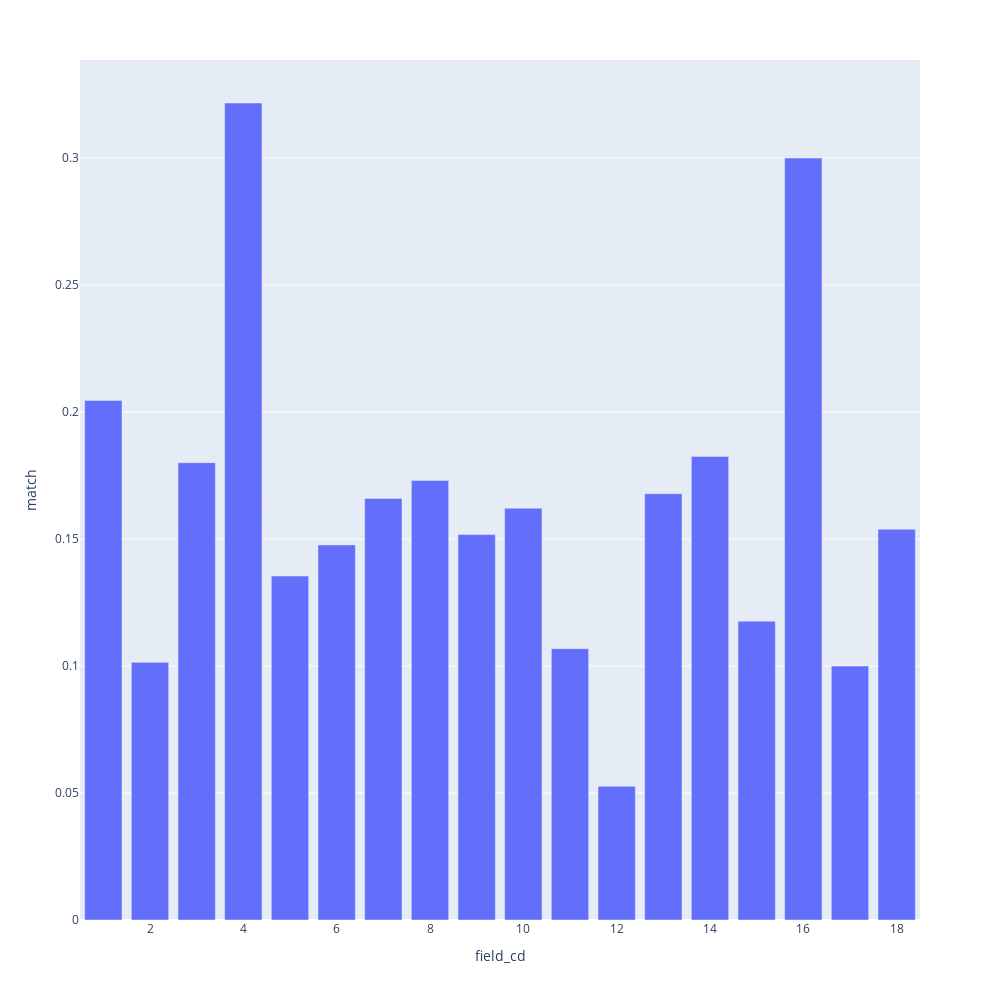

The notebook cell saved with this chart:
### Markdown cell above
On note que certains metiers se demarquent en terme de match avec la finance en grand top 1 et on a des resultats assez disparates mais regardons proportionellement

### Code cell
d = dataset.groupby('field_cd')['match'].mean()
fig = px.bar(d, x = d.index , y = 'match' , width=1000, height=1000 )

fig.show()

### Figure 1 — Plotly figure (JSON) as saved in the notebook; plotly's stock layout.template omitted (floating-point values rounded to 4 significant figures)
{"data": [{"alignmentgroup": "True", "hovertemplate": "field_cd=%{x}<br>match=%{y}<extra></extra>", "legendgroup": "", "marker": {"color": "#636efa", "pattern": {"shape": ""}}, "name": "", "offsetgroup": "", "orientation": "v", "showlegend": false, "textposition": "auto", "type": "bar", "x": [1, 2, 3, 4, 5, 6, 7, 8, 9, 10, 11, 12, 13, 14, 15, 16, 17, 18], "xaxis": "x", "y": [0.2045, 0.1014, 0.1801, 0.3217, 0.1354, 0.1477, 0.166, 0.173, 0.1518, 0.1621, 0.1068, 0.05263, 0.1678, 0.1825, 0.1176, 0.3, 0.1, 0.1538], "yaxis": "y"}], "layout": {"barmode": "relative", "height": 1000, "legend": {"tracegroupgap": 0}, "margin": {"t": 60}, "width": 1000, "xaxis": {"anchor": "y", "autorange": true, "domain": [0, 1], "range": [0.5, 18.5], "title": {"text": "field_cd"}, "type": "linear"}, "yaxis": {"anchor": "x", "autorange": true, "domain": [0, 1], "range": [0, 0.3386], "title": {"text": "match"}, "type": "linear"}}}
